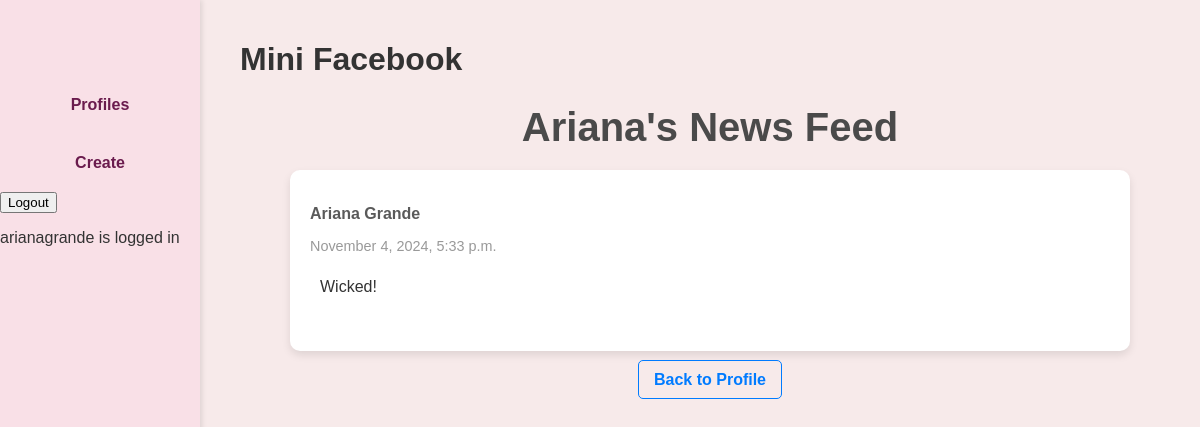
Page /mini_fb/profile/news_feed/ (signed in) on the committed database.
### mini_fb/models.py (models this page shows, shortened)
class Profile(models.Model):
    user = models.ForeignKey(User, on_delete=models.CASCADE)
    first_name = models.TextField(blank=False)
    last_name = models.TextField(blank=False)
    city = models.TextField(blank=False)
    email_address = models.TextField(blank=False)
    image_url = models.URLField(blank=True)
    def get_friends(self):
        friends_as_profile1 = Friend.objects.filter(profile1=self)
        friends_as_profile2 = Friend.objects.filter(profile2=self)
        friends_profiles = [friend.profile2 for friend in friends_as_profile1] + [friend.profile1 for friend in friends_as_profile2]
        return friends_profiles
    def get_news_feed(self):
        self_statuses = StatusMessage.objects.filter(profile=self)
        friends = self.get_friends()
        friends_statuses = StatusMessage.objects.filter(profile__in=friends)
        all_statuses = (self_statuses | friends_statuses).order_by('-timestamp')
        return all_statuses

class StatusMessage(models.Model):
    timestamp = models.DateTimeField(auto_now=True)
    message = models.TextField(blank=False)
    profile = models.ForeignKey("Profile", on_delete=models.CASCADE)
    def get_images(self):
        return Image.objects.filter(status_message=self)

### mini_fb/views.py (the view)
# urls.py: path('profile/news_feed/', views.ShowNewsFeedView.as_view(), name='news_feed'),
class ShowNewsFeedView(DetailView):
    model = Profile
    template_name = 'mini_fb/news_feed.html'
    context_object_name = 'profile'
    def get_object(self):
        return get_object_or_404(Profile, user=self.request.user)
    def get_context_data(self, **kwargs):
        context = super().get_context_data(**kwargs)
        profile = self.get_object()
        context['news_feed'] = profile.get_news_feed()
        return context

### mini_fb/templates/mini_fb/news_feed.html (shortened to what this page needs)
{% extends 'mini_fb/base.html' %}
{% block content %}
<h1 class="page-title">{{ profile.first_name }}'s News Feed</h1>
<div class="news-feed">
    {% for status in news_feed %}
        <div class="status-card">
            <strong class="status-author">{{ status.profile.first_name }} {{ status.profile.last_name }}</strong>
            <p class="status-timestamp">{{ status.timestamp|date:"F j, Y, g:i a" }}</p>
            <p class="status-message">{{ status.message }}</p>
        </div>
    {% empty %}
        <div class="no-status">No status messages in the feed.</div>
    {% endfor %}
</div>
<p class="back-link"><a href="{% url 'show_profile' profile.pk %}">Back to Profile</a></p>
{% endblock %}

### mini_fb/templates/mini_fb/base.html (shortened to what this page needs)
{% load static %}
<html>
    <head>
        <link rel="stylesheet" href="{% static 'a08/styles.css' %}">
    </head>
    <div class="container">
    <body>
        <h1>Mini Facebook</h1>
        <nav>
            <ul>
                <li><a href="{% url 'show_all_profiles' %}">Profiles</a></li>
                <li><a href="{% url 'create_profile' %}">Create</a></li>
                {% if request.user.is_authenticated %}
                <form action="{% url 'logout' %}" method="POST">
                    <input type="submit" value="Logout">
                </form>
                {% else %}
                <li><a href="{% url 'login' %}">Login</a></li>
                {% endif %}
            </ul>
            <p>
                {% if request.user.is_authenticated %}
                {{request.user}} is logged in
                {% else %}
                Not logged in
                {% endif %}
            </p>
        </nav>
        {% block content %}{% endblock %}
    </body>
</html>

### static/a08/styles.css (style rules this page uses)
body { font-family: Arial, sans-serif; margin: 0; padding: 0; background-color: #f7eaea; color: #333; }
nav { height: 100vh; width: 200px; position: fixed; top: 0; left: 0; background-color: #f9e0e7; padding-top: 60px; box-shadow: 2px 0 5px rgba(0, 0, 0, 0.1); z-index: 100; }
nav ul { list-style-type: none; padding: 0; }
nav ul li { padding: 10px; text-align: center; }
nav ul li a { display: block; color: #6a1b4d; text-decoration: none; font-weight: bold; padding: 10px; border-radius: 4px; }
.container { margin-left: 220px; padding: 20px; z-index: 1; }
.status-message { padding: 10px; margin-bottom: 10px; }
.page-title { text-align: center; font-size: 2.5em; margin-bottom: 20px; color: #4A4A4A; }
.news-feed { max-width: 800px; margin: 0 auto; background: white; padding: 20px; border-radius: 10px; box-shadow: 0 4px 8px rgba(0, 0, 0, 0.1); }
.status-card { border-bottom: 1px solid #eaeaea; padding: 15px 0; }
.status-card:last-child { border-bottom: none; }
.status-author { font-weight: bold; color: #5A5A5A; }
.status-timestamp { color: #999; font-size: 0.9em; }
.status-message { margin: 10px 0; }
.back-link { text-align: center; margin-top: 20px; }
.back-link a { text-decoration: none; color: #007BFF; font-weight: bold; border: 1px solid #007BFF; border-radius: 5px; padding: 10px 15px; transition: background-color 0.3s; }

### rows in the picture
Profile: first_name "Ariana"
StatusMessage: profile.first_name "Ariana", profile.last_name "Grande", timestamp "November 4, 2024, 5:33 p.m.", message "Wicked!"

### other values in the picture
{{ request.user }} "arianagrande"
